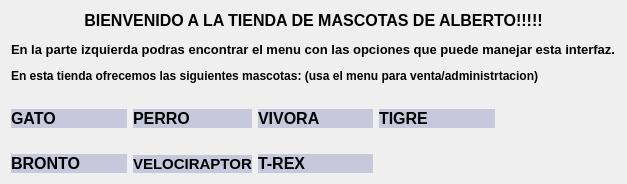
         <widget class="QWidget" name="pagina_1">
          <property name="styleSheet">
           <string notr="true"/>
          </property>
          <layout class="QGridLayout" name="gridLayout_12">
           <item row="0" column="0" colspan="5">
            <widget class="QLabel" name="label_9">
             <property name="text">
              <string>&lt;html&gt;&lt;head/&gt;&lt;body&gt;&lt;p align=&quot;center&quot;&gt;&lt;span style=&quot; font-size:12pt; font-weight:700;&quot;&gt;BIENVENIDO A LA TIENDA DE MASCOTAS DE ALBERTO!!!!!&lt;/span&gt;&lt;/p&gt;&lt;p&gt;&lt;span style=&quot; font-size:10pt; font-weight:700;&quot;&gt;En la parte izquierda podras encontrar el menu con las opciones que puede manejar esta interfaz.&lt;/span&gt;&lt;/p&gt;&lt;p&gt;&lt;span style=&quot; font-weight:700;&quot;&gt;En esta tienda ofrecemos las siguientes mascotas: (usa el menu para venta/administrtacion)&lt;/span&gt;&lt;/p&gt;&lt;/body&gt;&lt;/html&gt;</string>
             </property>
            </widget>
           </item>
           <item row="1" column="0">
            <layout class="QVBoxLayout" name="verticalLayout_4">
             <item>
              <widget class="QLabel" name="label_24">
               <property name="text">
                <string/>
               </property>
               <property name="pixmap">
                <pixmap>imagenes/gatp.png</pixmap>
               </property>
               <property name="scaledContents">
                <bool>true</bool>
               </property>
              </widget>
             </item>
             <item>
              <widget class="QLabel" name="label_36">
               <property name="font">
                <font>
                 <pointsize>12</pointsize>
                 <bold>true</bold>
                </font>
               </property>
               <property name="styleSheet">
                <string notr="true">background-color: rgb(199, 200, 220);</string>
               </property>
               <property name="text">
                <string>GATO</string>
               </property>
              </widget>
             </item>
            </layout>
           </item>
           <item row="1" column="1">
            <layout class="QVBoxLayout" name="verticalLayout_5">
             <item>
              <widget class="QLabel" name="label_30">
               <property name="text">
                <string/>
               </property>
               <property name="pixmap">
                <pixmap>imagenes/perro.png</pixmap>
               </property>
               <property name="scaledContents">
                <bool>true</bool>
               </property>
              </widget>
             </item>
             <item>
              <widget class="QLabel" name="label_37">
               <property name="font">
                <font>
                 <pointsize>12</pointsize>
                 <bold>true</bold>
                </font>
               </property>
               <property name="styleSheet">
                <string notr="true">background-color: rgb(199, 200, 220)
</string>
               </property>
               <property name="text">
                <string>PERRO</string>
               </property>
              </widget>
             </item>
            </layout>
           </item>
           <item row="2" column="0">
            <layout class="QVBoxLayout" name="verticalLayout_10">
             <item>
              <widget class="QLabel" name="label_33">
               <property name="text">
                <string/>
               </property>
               <property name="pixmap">
                <pixmap>imagenes/bronto.png</pixmap>
               </property>
               <property name="scaledContents">
                <bool>true</bool>
               </property>
              </widget>
             </item>
             <item>
              <widget class="QLabel" name="label_40">
               <property name="font">
                <font>
                 <pointsize>12</pointsize>
                 <bold>true</bold>
                </font>
               </property>
               <property name="styleSheet">
                <string notr="true">background-color: rgb(199, 200, 220)</string>
               </property>
               <property name="text">
                <string>BRONTO</string>
               </property>
              </widget>
             </item>
            </layout>
           </item>
           <item row="2" column="1">
            <layout class="QVBoxLayout" name="verticalLayout_9">
             <item>
              <widget class="QLabel" name="label_34">
               <property name="text">
                <string/>
               </property>
               <property name="pixmap">
                <pixmap>imagenes/raptor.png</pixmap>
               </property>
               <property name="scaledContents">
                <bool>true</bool>
               </property>
              </widget>
             </item>
             <item>
              <widget class="QLabel" name="label_41">
               <property name="font">
                <font>
                 <pointsize>11</pointsize>
                 <bold>true</bold>
                </font>
               </property>
               <property name="styleSheet">
                <string notr="true">background-color: rgb(199, 200, 220)</string>
               </property>
               <property name="text">
                <string>VELOCIRAPTOR</string>
               </property>
              </widget>
             </item>
            </layout>
           </item>
           <item row="2" column="2">
            <layout class="QVBoxLayout" name="verticalLayout_8">
             <item>
              <widget class="QLabel" name="label_35">
               <property name="text">
                <string/>
               </property>
               <property name="pixmap">
                <pixmap>imagenes/trex.png</pixmap>
               </property>
               <property name="scaledContents">
                <bool>true</bool>
               </property>
              </widget>
             </item>
             <item>
              <widget class="QLabel" name="label_42">
               <property name="font">
                <font>
                 <pointsize>12</pointsize>
                 <bold>true</bold>
                </font>
               </property>
               <property name="styleSheet">
                <string notr="true">background-color: rgb(199, 200, 220)</string>
               </property>
               <property name="text">
                <string>T-REX</string>
               </property>
              </widget>
             </item>
            </layout>
           </item>
           <item row="1" column="2">
            <layout class="QVBoxLayout" name="verticalLayout_6">
             <item>
              <widget class="QLabel" name="label_31">
               <property name="text">
                <string/>
               </property>
               <property name="pixmap">
                <pixmap>imagenes/snake.png</pixmap>
               </property>
               <property name="scaledContents">
                <bool>true</bool>
               </property>
              </widget>
             </item>
             <item>
              <widget class="QLabel" name="label_38">
               <property name="font">
                <font>
                 <pointsize>12</pointsize>
                 <bold>true</bold>
                </font>
               </property>
               <property name="styleSheet">
                <string notr="true">background-color: rgb(199, 200, 220)
</string>
               </property>
               <property name="text">
                <string>VIVORA</string>
               </property>
              </widget>
             </item>
            </layout>
           </item>
           <item row="1" column="3">
            <layout class="QVBoxLayout" name="verticalLayout_7">
             <item>
              <widget class="QLabel" name="label_32">
               <property name="text">
                <string/>
               </property>
               <property name="pixmap">
                <pixmap>imagenes/tigre.png</pixmap>
               </property>
               <property name="scaledContents">
                <bool>true</bool>
               </property>
              </widget>
             </item>
             <item>
              <widget class="QLabel" name="label_39">
               <property name="font">
                <font>
                 <pointsize>12</pointsize>
                 <bold>true</bold>
                </font>
               </property>
               <property name="styleSheet">
                <string notr="true">background-color: rgb(199, 200, 220)</string>
               </property>
               <property name="text">
                <string>TIGRE</string>
               </property>
              </widget>
             </item>
            </layout>
           </item>
          </layout>
         </widget>
